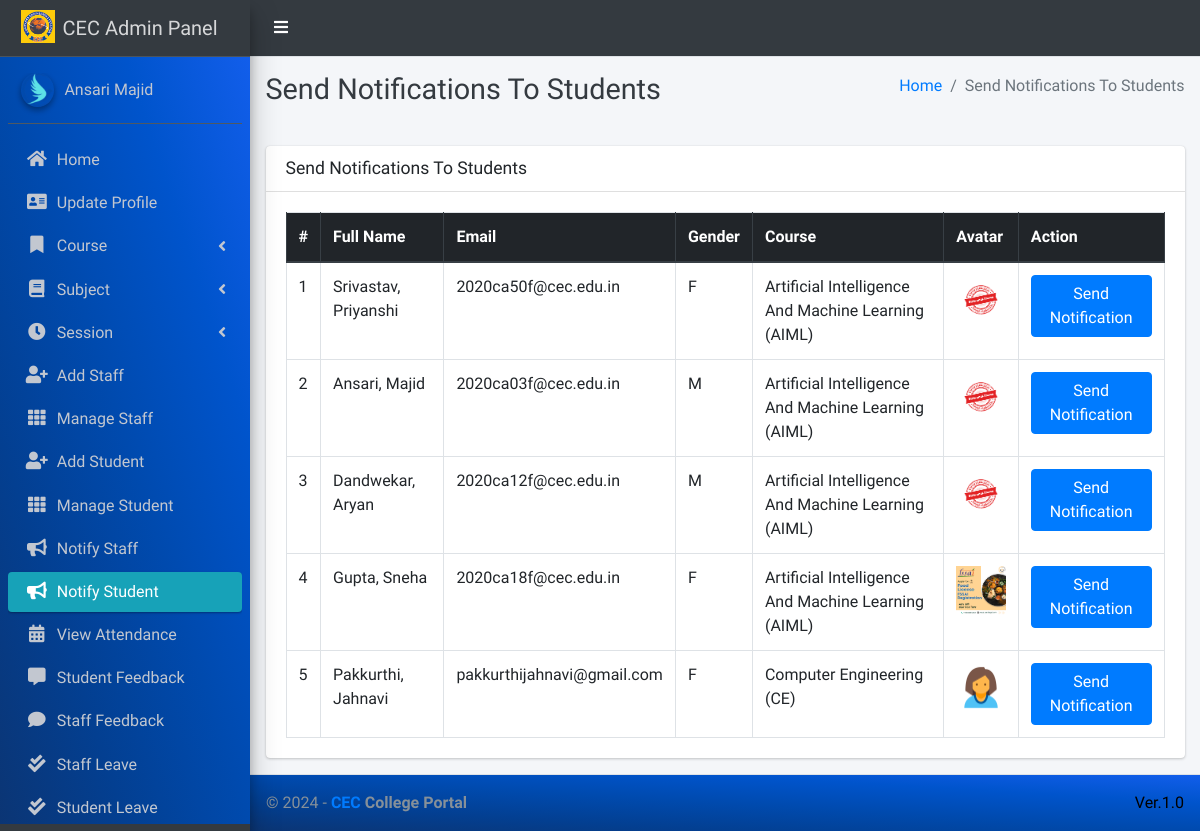
Page /admin_notify_student (signed in) on the committed database.
### main_app/models.py (models this page shows, shortened)
class CustomUser(AbstractUser):
    USER_TYPE = ((1, "HOD"), (2, "Staff"), (3, "Student"))
    GENDER = [("M", "Male"), ("F", "Female")]
    username = None  # Removed username, using email instead
    email = models.EmailField(unique=True)
    user_type = models.CharField(default=1, choices=USER_TYPE, max_length=1)
    gender = models.CharField(max_length=1, choices=GENDER)
    profile_pic = models.ImageField()
    address = models.TextField()
    fcm_token = models.TextField(default="")  # For firebase notifications
    created_at = models.DateTimeField(auto_now_add=True)
    updated_at = models.DateTimeField(auto_now=True)
    USERNAME_FIELD = "email"
    REQUIRED_FIELDS = []
    objects = CustomUserManager()
    def __str__(self):
        return  self.first_name + " " + self.last_name

class Student(models.Model):
    admin = models.OneToOneField(CustomUser, on_delete=models.CASCADE)
    course = models.ForeignKey(Course, on_delete=models.DO_NOTHING, null=True, blank=False)
    session = models.ForeignKey(Session, on_delete=models.DO_NOTHING, null=True)

class Course(models.Model):
    name = models.CharField(max_length=120)
    created_at = models.DateTimeField(auto_now_add=True)
    updated_at = models.DateTimeField(auto_now=True)

### main_app/hod_views.py (the view)
# urls.py: path("admin_notify_student", hod_views.admin_notify_student,
def admin_notify_student(request):
    student = CustomUser.objects.filter(user_type=3)
    context = {
        'page_title': "Send Notifications To Students",
        'students': student
    }
    return render(request, "hod_template/student_notification.html", context)

### main_app/templates/hod_template/student_notification.html (shortened to what this page needs)
{% extends 'main_app/base.html' %}
{% load static %}
{% block page_title %}{{page_title}}{% endblock page_title %}
{% block content %}
<section class="content">
    <div class="container-fluid">
        <div class="row">
            <div class="col-md-12">
                <div class="card">
                    <div class="card-header">
                        <h3 class="card-title">{{page_title}}</h3>
                    </div>
                    <div class="card-body">
                        <table id="example2" class="table table-bordered table-hover">
                            <thead class="thead-dark">
                                <tr>
                                    <th>#</th>
                                    <th>Full Name</th>
                                    <th>Email</th>
                                    <th>Gender</th>
                                    <th>Course</th>
                                    <th>Avatar</th>
                                    <th>Action</th>
                                </tr>
                            </thead>
                            <tbody>
                                {% for student in students %}
                                <tr>
                                    <td>{{ forloop.counter }}</td>
                                    <td>{{student.last_name}}, {{student.first_name}}</td>
                                    <td>{{student.email}}</td>
                                    <td>{{student.gender}}</td>
                                    <td>{{student.student.course.name}}</td>
                                    <td>
                                        {% if student.profile_pic == ""  %}
                                        No Image
                                        {% else %}
                                        <img class="img img-fluid mb-2" height="56" width="56"
                                            src="{{student.profile_pic}}" alt="">
                                        {% endif %}
                                    </td>
                                    <td><button data-toggle = "modal" data-target = "#myModal"class="btn btn-primary show_notification" value="{{student.id}}">Send Notification</button>
                                    </td>
                                </tr>
                                {% endfor %}
                            </tbody>
                        </table>
                    </div>
                </div>
            </div>
        </div>
    </div>
</section>
{% endblock content %}

### main_app/templates/main_app/base.html (shortened to what this page needs)
{% load static %}
<!DOCTYPE html>
<html>
<head>
    <link rel="stylesheet" href="{% static 'plugins/fontawesome-free/css/all.min.css'%} ">
    <link rel="stylesheet" href="https://code.ionicframework.com/ionicons/2.0.1/css/ionicons.min.css">
    <link rel="stylesheet"
        href="{% static 'plugins/tempusdominus-bootstrap-4/css/tempusdominus-bootstrap-4.min.css'%} ">
    <link rel="stylesheet" href="{% static 'plugins/icheck-bootstrap/icheck-bootstrap.min.css'%} ">
    <link rel="stylesheet" href="{% static 'dist/css/adminlte.min.css'%} ">
    <link rel="stylesheet" href="{% static 'plugins/overlayScrollbars/css/OverlayScrollbars.min.css'%} ">
    <link rel="stylesheet" href="{% static 'plugins/daterangepicker/daterangepicker.css'%} ">
</head>
<body class="hold-transition sidebar-mini layout-fixed" >
    <div class="wrapper" >
        <nav class="main-header navbar navbar-expand navbar-light " style="background-color: #343a40;">
            <ul class="navbar-nav">
                <li class="nav-item">
                    <a class="nav-link" data-widget="pushmenu" href="#"><i  style="color: white;" class="fas fa-bars"></i></a>
                </li>
            </ul>
        </nav>
        {% include "main_app/sidebar_template.html" with user=user %}
        <div class="content-wrapper">
            <div class="content-header">
                <div class="container-fluid">
                    <div class="row mb-2">
                        <div class="col-sm-6">
                            <h1 class="m-0 text-dark">{% block page_title %}{% endblock page_title %}</h1>
                        </div>
                        <div class="col-sm-6">
                            <ol class="breadcrumb float-sm-right">
                                <li class="breadcrumb-item"><a href="#">Home</a></li>
                                <li class="breadcrumb-item active">{{ page_title }}</li>
                            </ol>
                        </div>
                    </div>
                </div>
            </div>
<section class="content">
    <div class="container-fluid">
        <div class="row">
            <div class="col-md-12">
            </div></div></div></section>
            {% block content %}
            {% endblock content %}
        </div>
        {% include "main_app/footer.html" %}
    </div>
</body>
</html>

### main_app/templates/main_app/sidebar_template.html (shortened to what this page needs)
{% load static %}
<aside class="main-sidebar sidebar-dark-info elevation-4">
    {% if request.user.user_type == '1' %}
    <a href="{% url 'admin_home' %}" class="brand-link">
        <img src="{% static 'dist/img/CECLogo.jpg' %} " alt="CEC LOGO"
            class="brand-image " >
        <span class="brand-text font-weight-light" >CEC Admin Panel</span>
    </a>
    <div class="sidebar" style="background-image: linear-gradient(to right top, #0b3574, #033f91, #004aae, #0054cc, #125eeb);">
        <div class="user-panel mt-3 pb-3 mb-3 d-flex">
            <div class="image">
                <img src="{{ request.user.profile_pic}}" class="img-circle elevation-2" alt="User Image">
            </div>
            <div class="info">
                <a href="#" class="d-block">{{user}}</a>
            </div>
        </div>
        <nav class="mt-2">
            <ul class="nav nav-pills nav-sidebar flex-column" data-widget="treeview" role="menu" data-accordion="false">
                <li class="nav-item">
                    {% url 'admin_home' as admin_home %}
                    <a href="{{admin_home}}" class="nav-link {% if admin_home == request.path %} active {% endif %}">
                        <i class="nav-icon fas fa-home"></i>
                        <p>
                            Home
                        </p>
                    </a>
                </li>
                <li class="nav-item">
                    {% url 'admin_view_profile' as admin_view_profile %}
                    <a href="{{admin_view_profile}}"
                        class="nav-link {% if admin_view_profile == request.path %} active {% endif %}">
                        <i class="nav-icon fas fa-address-card"></i>
                        <p>
                            Update Profile
                        </p>
                    </a>
                </li>
                <li class="nav-item has-treeview">
                    <a href="#" class="nav-link" >
                        <i class="nav-icon fas fa-bookmark"></i>
                        <p>
                            Course
                            <i class="fas fa-angle-left right"></i>
                        </p>
                    </a>
                </li>
                <li class="nav-item has-treeview">
                    <a href="#" class="nav-link">
                        <i class="nav-icon fas fa-book"></i>
                        <p>
                            Subject
                            <i class="fas fa-angle-left right"></i>
                        </p>
                    </a>
                </li>
                <li class="nav-item has-treeview">
                    <a href="#" class="nav-link">
                        <i  class="nav-icon fas fa-clock"></i>
                        <p>
                            Session
                            <i class="fas fa-angle-left right"></i>
                        </p>
                    </a>
                </li>
                <li class="nav-item">
                    {% url 'add_staff' as add_staff %}
                    <a href="{{add_staff}}" class="nav-link {% if add_staff == request.path %} active {% endif %}">
                        <i class="nav-icon fas fa-user-plus"></i>
                        <p>
                            Add Staff
                        </p>
                    </a>
                </li>
                <li class="nav-item">
                    {% url 'manage_staff' as manage_staff %}
                    {% url 'edit_staff' staff_id as edit_staff %}
                    <a href="{{manage_staff}}"
                        class="nav-link {% if manage_staff == request.path or request.path == edit_staff %} active {% endif %}">
                        <i class="nav-icon fas fa-th"></i>
                        <p>
                            Manage Staff
                        </p>
                    </a>
                </li>
                <li class="nav-item">
                    {% url 'add_student' as add_student%}
                    <a href="{{add_student}}" class="nav-link  {% if add_student == request.path %} active {% endif %}">
                        <i class="nav-icon fas fa-user-plus"></i>
                        <p>
                            Add Student
                        </p>
                    </a>
                </li>
                <li class="nav-item">
                    {% url 'manage_student' as manage_student %}
                    {% url 'edit_student' student_id as edit_student %}
                    <a href="{{manage_student}}"
                        class="nav-link  {% if edit_student == request.path or manage_student == request.path %} active {% endif %}">
                        <i class="nav-icon fas fa-th"></i>
                        <p>
                            Manage Student
                        </p>
                    </a>
                </li>
                <li class="nav-item">
                    {% url 'admin_notify_staff' as admin_notify_staff %}
                    <a href="{{admin_notify_staff}}"
                        class="nav-link {% if admin_notify_staff == request.path %} active {% endif %}">
                        <i class="nav-icon fas fa-bullhorn"></i>
                        <p>
                            Notify Staff
                        </p>
                    </a>
                </li>
                <li class="nav-item">
                    {% url 'admin_notify_student' as admin_notify_student %}
                    <a href="{{admin_notify_student}}"
                        class="nav-link {% if admin_notify_student == request.path %} active {% endif %}">
                        <i class="nav-icon fas fa-bullhorn"></i>
                        <p>
                            Notify Student
                        </p>
                    </a>
                </li>
                <li class="nav-item">
                    {% url 'admin_view_attendance' as admin_view_attendance %}
                <li class="nav-item">
                    <a href="{{admin_view_attendance}}"
                        class="nav-link  {% if admin_view_attendance == request.path %} active {% endif %}">
                        <i class="nav-icon fas fa-calendar-alt"></i>
                        <p>
                            View Attendance
                        </p>
                    </a>
                </li>
                <li class="nav-item">
                    {% url 'student_feedback_message' as student_feedback_message %}
                    <a href="{{ student_feedback_message }}"
                        class="nav-link  {% if student_feedback_message == request.path %} active {% endif %}">
                        <i class="nav-icon fas fa-comment-alt"></i>
                        <p>
                            Student Feedback
                        </p>
                    </a>
                </li>
                <li class="nav-item">
                    {% url 'staff_feedback_message' as staff_feedback_message %}
                    <a href="{{staff_feedback_message}}"
                        class="nav-link   {% if staff_feedback_message == request.path %} active {% endif %}">
                        <i  class="nav-icon fas fa-comment"></i>
                        <p>
                            Staff Feedback
                        </p>
                    </a>
                </li>
                <li class="nav-item">
                    {% url 'view_staff_leave' as view_staff_leave %}
                    <a href="{{view_staff_leave}}"
                        class="nav-link  {% if view_staff_leave == request.path %} active {% endif %}">
                        <i  class="nav-icon fas fa-check-double"></i>
                        <p>
                            Staff Leave
                        </p>
                    </a>
                </li>
                <li class="nav-item">
                    {% url 'view_student_leave' as view_student_leave %}
                    <a href="{% url 'view_student_leave' %}"
                        class="nav-link  {% if view_student_leave == request.path %} active {% endif %}">
                        <i  class="nav-icon fas fa-check-double"></i>
                        <p>
                            Student Leave
                        </p>
                    </a>
                </li>
                                        {% endif %}
                                    </ul>
                                </nav>
                            </div>
</aside>

### main_app/templates/main_app/footer.html
<footer class="main-footer" style="background-image: linear-gradient(to right top, #0b3574, #033f91, #004aae, #0054cc, #125eeb);">
    &copy; {% now "Y" %} - <strong><span><a href="http://sigce.edu.in/">CEC</a></span> College Portal</strong>
    <div class="float-right d-none d-sm-inline-block" style="color: black;">
       Ver.1.0
    </div>
</footer>

### rows in the picture
CustomUser: user.profile_pic (picture), first_name+last_name "Ansari Majid"
CustomUser: last_name "Srivastav", first_name "Priyanshi", email "2020ca50f@cec.edu.in", gender "F", student.course.name "Artificial Intelligence And Machine Learning (AIML)"
CustomUser: last_name "Ansari", first_name "Majid", email "2020ca03f@cec.edu.in", gender "M", student.course.name "Artificial Intelligence And Machine Learning (AIML)"
CustomUser: last_name "Dandwekar", first_name "Aryan", email "2020ca12f@cec.edu.in", gender "M", student.course.name "Artificial Intelligence And Machine Learning (AIML)"
CustomUser: last_name "Gupta", first_name "Sneha", email "2020ca18f@cec.edu.in", gender "F", student.course.name "Artificial Intelligence And Machine Learning (AIML)", shows a picture
CustomUser: last_name "Pakkurthi", first_name "Jahnavi", email "pakkurthijahnavi@gmail.com", gender "F", student.course.name "Computer Engineering (CE)", profile_pic (picture)

### other values in the picture
{{ page_title }} "Send Notifications To Students"
